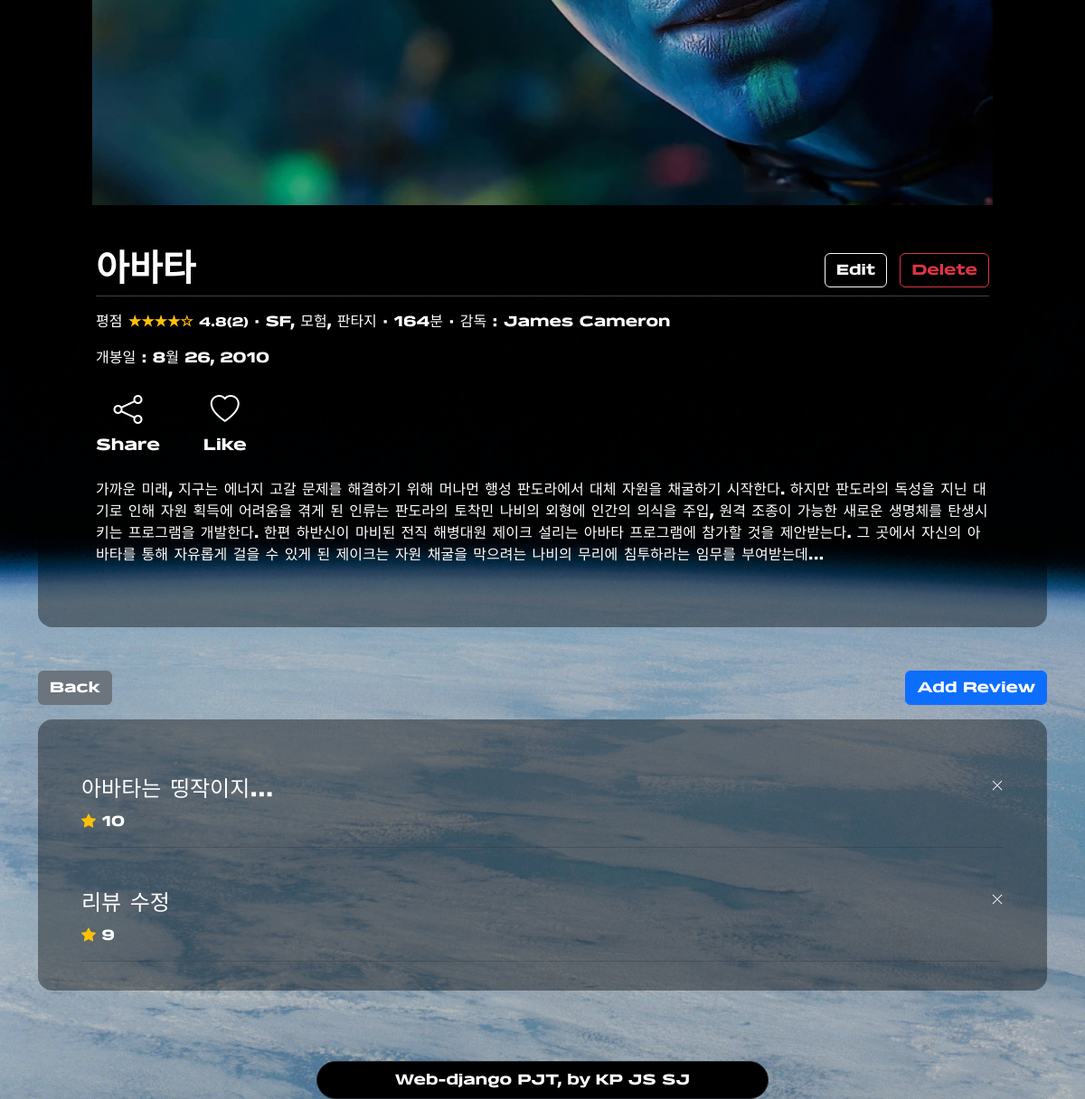
Page /movie/2 (signed in, lower part) on the earlier database version.
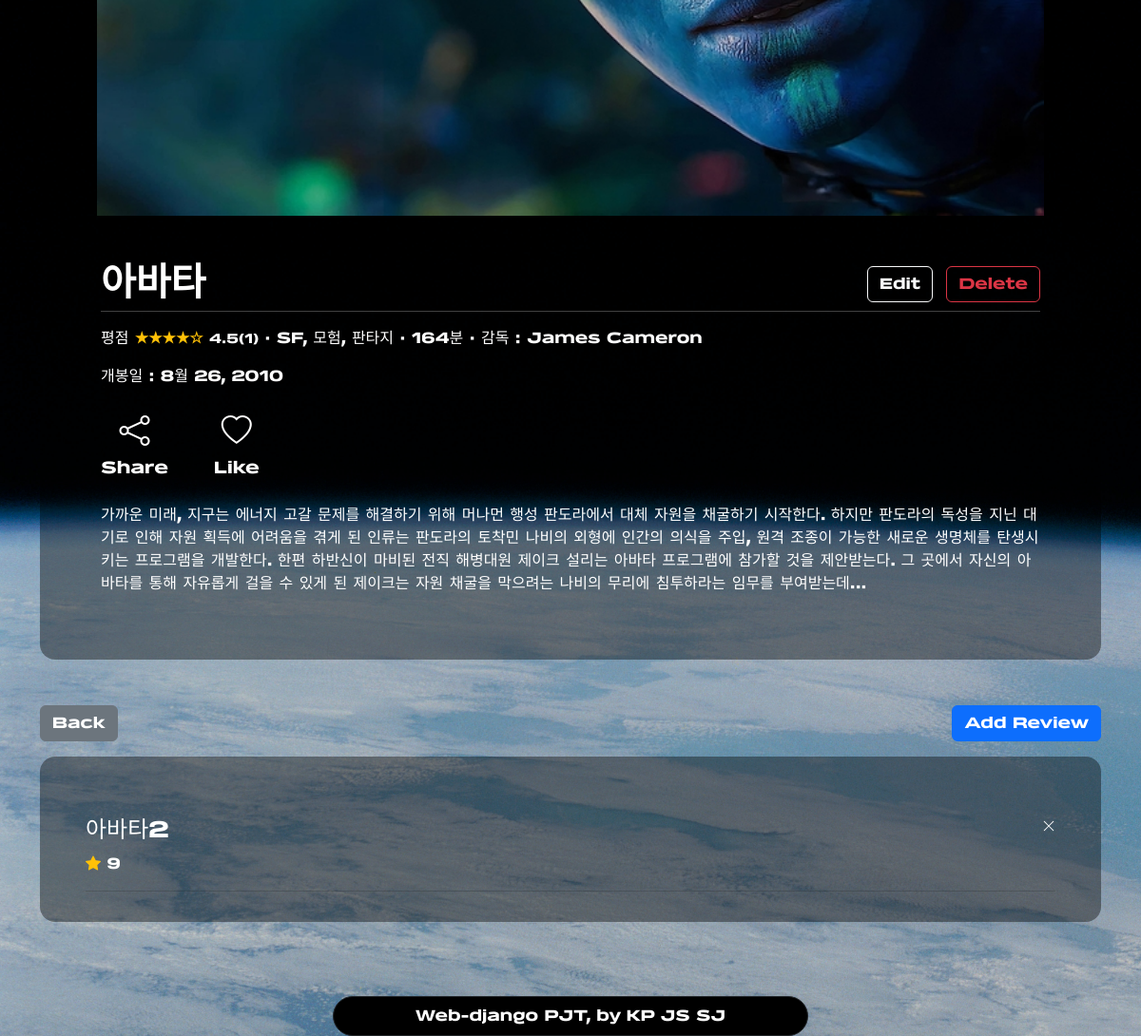
Same page on the later database version.
### articles/models.py (models this page shows)
class Review(models.Model):
    title = models.CharField(max_length=30)
    content = models.TextField()
    movie = models.ForeignKey(Movie, on_delete=models.CASCADE)
    grade = models.IntegerField(
        validators=[MinValueValidator(1), MaxValueValidator(10)]
    )
    created_at = models.DateTimeField(auto_now_add=True)
    updated_at = models.DateTimeField(auto_now=True)
    user = models.ForeignKey(settings.AUTH_USER_MODEL, on_delete=models.CASCADE)

### articles/views.py (the view)
# urls.py: path("movie/<int:movie_pk>", views.moviedetail, name="moviedetail"), # 영화 상세보기
@login_required
def moviedetail(request, movie_pk):
    reviews = Review.objects.filter(movie=movie_pk)
    movie = Movie.objects.get(pk=movie_pk)
    grade = reviews.aggregate(avg=Avg("grade"))
    cnt = reviews.count()
    avg = "리뷰 없음"
    star = ""
    if grade["avg"]:
        if grade["avg"] > 9.8:
            star = "★★★★★"
        elif grade["avg"] > 8.8:
            star = "★★★★☆"
        elif grade["avg"] > 7.8:
            star = "★★★★"
        elif grade["avg"] > 6.8:
            star = "★★★☆"
        elif grade["avg"] > 5.8:
            star = "★★★"
        elif grade["avg"] > 4.8:
            star = "★★☆"
        elif grade["avg"] > 3.8:
            star = "★★"
        elif grade["avg"] > 2.8:
            star = "★☆"
        elif grade["avg"] > 1.8:
            star = "★"
        elif grade["avg"] > 0.8:
            star = "☆"
        else:
            avg = ""
        avg = round(grade["avg"] / 2, 1)
    context = {
        "movie": movie,
        "reviews": reviews,
        "star": star,
        "avg": avg,
        "cnt": cnt,
    }
    return render(request, "articles/moviedetail.html", context)

### articles/templates/articles/moviedetail.html (shortened to what this page needs)
{% extends 'base.html' %}
{% load static %}
{% load django_bootstrap5 %}
{% block content %}
  <div class="container my-5">
    <div class="review-back py-1 px-5 rounded-4">
      {% if movie.image %}
        <div class="d-flex justify-content-center">
          <img src="{{ movie.image.url }}" class="container">
        </div>
      {% endif %}
      <section class="my-5 d-flex justify-content-center">
        <div class="container mx-1">
          <div class="d-flex justify-content-between align-items-center">
            <h1 class="text-white fw-bolder m-0">{{ movie.title }}</h1>
            <div>
              <a class=" btn btn-outline-light me-2" href="#">Edit</a>
              <a class=" btn btn-outline-danger" href=" {% url 'articles:movie_delete' movie.pk %} ">Delete</a>
            </div>
          </div>
          <hr class=" mt-1 text-white">
          <p class="text-white">
            <span>평점
              <span class="text-warning fw-bold">{{ star }}</span>
              <span class="small">{{ avg }}({{ cnt }})</span>
            </span>
            <span>·</span>
            <span>{{ movie.jenre }}</span>
            <span>·</span>
            <span>{{ movie.runningtime }}분</span>
            <span>·</span>
            <span>감독 :
              {{ movie.director }}</span>
          </p>
          <p class="text-white">
            <span>개봉일 :
              {{ movie.releasedate }}</span>
          </p>
          <div class="d-flex">
            <div class="text-center me-5 my-2">
              <a class="p-0 btn btn-lg border-0 text-white" href="">
                <span class="bi bi-share fs-2"></span>
                <p class="small">Share</p>
              </a>
            </div>
            <div class="text-center me-4 my-2">
              <a class="p-0 btn btn-lg border-0 text-white" href="">
                <span class="bi bi-heart fs-2"></span>
                <p class="small">Like</p>
              </a>
            </div>
          </div>
          <p class="text-white">{{ movie.summary }}</p>
        </div>
      </section>
    </div>
    <div class="d-flex justify-content-between mb-3 mt-5">
      <a class="btn btn-secondary" href="{% url 'articles:index' %}">Back</a>
      <a class="btn btn-primary" href="{% url 'articles:create' movie.pk %}">Add Review</a>
    </div>
    {% if reviews %}
      <div class="review-back py-3 px-5 rounded-4">
        {% for review in reviews %}
          <div class="d-flex justify-content-between mt-5">
            <a class="text-white text-decoration-none" href="{% url 'articles:detail' review.pk %}">
              <h4 class="f">{{ review.title }}
              </h4>
              <span class="text-white fs-6">
                <i class="bi bi-star-fill text-warning"></i>
                {{ review.grade }}
              </span>
            </a>
            <a href="{% url 'articles:delete' review.pk %}" class="text-white small text-decoration-none">
              <i class="bi bi-x-lg"></i>
            </a>
          </div>
          <hr class="fw-bolder">
        {% endfor %}
      </div>
    {% endif %}
  </div>
{% endblock content %}

Differences in the rows shown:
removed Review: title "아바타는 띵작이지...", grade "10"
removed Review: title "리뷰 수정", grade "9"
added Review: title "아바타2", grade "9"
Other differences:
{{ avg }}: "4.8" → "4.5"
{{ cnt }}: "2" → "1"
